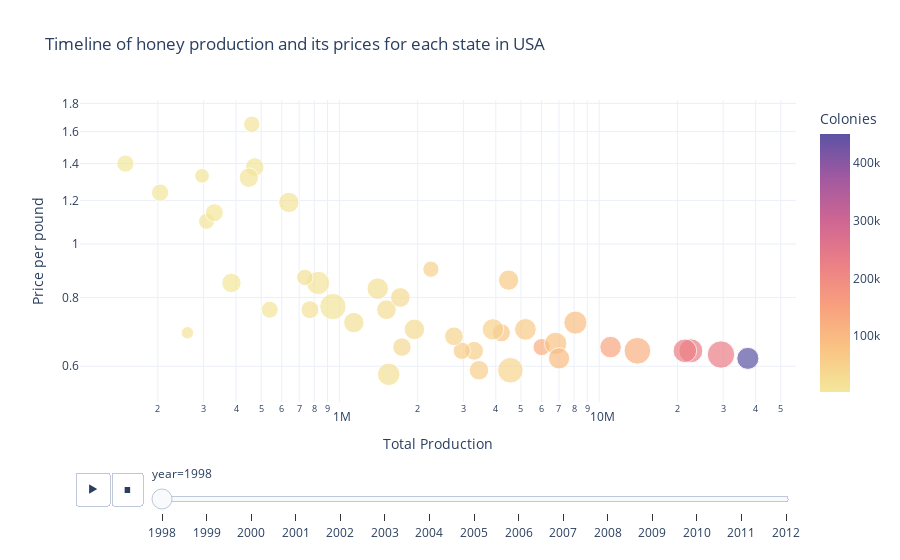

Notebook code for this chart:
### Code cell
configure_plotly_browser_state()

fig = px.scatter(
    honey_production,
    x = 'totalprod',
    y = 'priceperlb',
    animation_frame = 'year',
    animation_group = 'state',
    size = 'yieldpercol',
    color = 'numcol',
    title = 'Timeline of honey production and its prices for each state in USA',
    log_x = True,
    log_y = True,
    labels = dict(
      totalprod = 'Total Production',
      priceperlb = 'Price per pound',
      numcol = 'Colonies',
    ),
    color_continuous_scale = 'Sunset',
    hover_name = 'state',
  )

fig.update_layout(template='plotly_white')

iplot(fig, config={'scrollzoom': True})

### Figure 1 — Plotly figure (JSON) as saved in the notebook; plotly's stock layout.template omitted (floating-point values rounded to 4 significant figures)
{"data": [{"hovertemplate": "<b>%{hovertext}</b><br><br>year=1998<br>Total Production=%{x}<br>Price per pound=%{y}<br>yieldpercol=%{marker.size}<br>Colonies=%{marker.color}", "showlegend": false, "legendgroup": "", "name": "", "yaxis": "y", "hovertext": ["AL", "AZ", "AR", "CA", "CO", "FL", "GA", "HI", "ID", "IL", "IN", "IA", "KS", "KY", "LA", "ME", "MD", "MI", "MN", "MS", "MO", "MT", "NE", "NV", "NJ", "NM", "NY", "NC", "ND", "OH", "OK", "OR", "PA", "SD", "TN", "TX", "UT", "VT", "VA", "WA", "WV", "WI", "WY"], "ids": ["AL", "AZ", "AR", "CA", "CO", "FL", "GA", "HI", "ID", "IL", "IN", "IA", "KS", "KY", "LA", "ME", "MD", "MI", "MN", "MS", "MO", "MT", "NE", "NV", "NJ", "NM", "NY", "NC", "ND", "OH", "OK", "OR", "PA", "SD", "TN", "TX", "UT", "VT", "VA", "WA", "WV", "WI", "WY"], "y": [0.72, 0.64, 0.59, 0.62, 0.7, 0.64, 0.69, 0.77, 0.65, 1.19, 0.85, 0.7, 0.87, 1.4, 0.59, 0.69, 1.1, 0.66, 0.65, 0.58, 0.76, 0.64, 0.86, 1.65, 0.76, 0.76, 0.7, 1.38, 0.63, 0.83, 1.24, 0.9, 0.8, 0.64, 1.32, 0.62, 0.65, 0.85, 1.33, 0.64, 1.14, 0.72, 0.68], "hoverlabel": {"namelength": 0}, "mode": "markers", "xaxis": "x", "marker": {"sizeref": 0.34, "color": [16000, 55000, 53000, 450000, 27000, 230000, 75000, 8000, 120000, 9000, 9000, 50000, 16000, 3000, 41000, 10000, 7000, 80000, 140000, 18000, 23000, 115000, 64000, 10000, 11000, 14000, 65000, 8000, 230000, 18000, 4000, 50000, 26000, 225000, 7000, 91000, 30000, 6000, 8000, 58000, 6000, 89000, 46000], "symbol": "circle", "sizemode": "area", "coloraxis": "coloraxis", "size": [71, 60, 65, 83, 72, 98, 56, 118, 50, 71, 92, 78, 46, 50, 111, 26, 44, 85, 79, 86, 66, 122, 70, 46, 49, 55, 80, 59, 128, 78, 51, 45, 66, 95, 64, 77, 58, 64, 37, 51, 55, 91, 60]}, "x": [1136000, 3300000, 3445000, 37350000, 1944000, 22540000, 4200000, 944000, 6000000, 639000, 828000, 3900000, 736000, 150000, 4551000, 260000, 308000, 6800000, 11060000, 1548000, 1518000, 14030000, 4480000, 460000, 539000, 770000, 5200000, 472000, 29440000, 1404000, 204000, 2250000, 1716000, 21375000, 448000, 7007000, 1740000, 384000, 296000, 2958000, 330000, 8099000, 2760000], "type": "scatter"}], "layout": {"xaxis": {"domain": [0, 1], "type": "log", "anchor": "y", "title": {"text": "Total Production"}}, "title": {"text": "Timeline of honey production and its prices for each state in USA"}, "yaxis": {"domain": [0, 1], "type": "log", "anchor": "x", "title": {"text": "Price per pound"}}, "updatemenus": [{"yanchor": "top", "direction": "left", "showactive": false, "xanchor": "right", "buttons": [{"args": [null, {"frame": {"duration": 500, "redraw": false}, "transition": {"duration": 500, "easing": "linear"}, "fromcurrent": true, "mode": "immediate"}], "method": "animate", "label": "&#9654;"}, {"args": [[null], {"frame": {"duration": 0, "redraw": false}, "transition": {"duration": 0, "easing": "linear"}, "fromcurrent": true, "mode": "immediate"}], "method": "animate", "label": "&#9724;"}], "pad": {"r": 10, "t": 70}, "y": 0, "x": 0.1, "type": "buttons"}], "sliders": [{"yanchor": "top", "currentvalue": {"prefix": "year="}, "xanchor": "left", "len": 0.9, "y": 0, "steps": [{"args": [["1998"], {"frame": {"duration": 0, "redraw": false}, "transition": {"duration": 0, "easing": "linear"}, "fromcurrent": true, "mode": "immediate"}], "method": "animate", "label": "1998"}, {"args": [["1999"], {"frame": {"duration": 0, "redraw": false}, "transition": {"duration": 0, "easing": "linear"}, "fromcurrent": true, "mode": "immediate"}], "method": "animate", "label": "1999"}, {"args": [["2000"], {"frame": {"duration": 0, "redraw": false}, "transition": {"duration": 0, "easing": "linear"}, "fromcurrent": true, "mode": "immediate"}], "method": "animate", "label": "2000"}, {"args": [["2001"], {"frame": {"duration": 0, "redraw": false}, "transition": {"duration": 0, "easing": "linear"}, "fromcurrent": true, "mode": "immediate"}], "method": "animate", "label": "2001"}, {"args": [["2002"], {"frame": {"duration": 0, "redraw": false}, "transition": {"duration": 0, "easing": "linear"}, "fromcurrent": true, "mode": "immediate"}], "method": "animate", "label": "2002"}, {"args": [["2003"], {"frame": {"duration": 0, "redraw": false}, "transition": {"duration": 0, "easing": "linear"}, "fromcurrent": true, "mode": "immediate"}], "method": "animate", "label": "2003"}, {"args": [["2004"], {"frame": {"duration": 0, "redraw": false}, "transition": {"duration": 0, "easing": "linear"}, "fromcurrent": true, "mode": "immediate"}], "method": "animate", "label": "2004"}, {"args": [["2005"], {"frame": {"duration": 0, "redraw": false}, "transition": {"duration": 0, "easing": "linear"}, "fromcurrent": true, "mode": "immediate"}], "method": "animate", "label": "2005"}, {"args": [["2006"], {"frame": {"duration": 0, "redraw": false}, "transition": {"duration": 0, "easing": "linear"}, "fromcurrent": true, "mode": "immediate"}], "method": "animate", "label": "2006"}, {"args": [["2007"], {"frame": {"duration": 0, "redraw": false}, "transition": {"duration": 0, "easing": "linear"}, "fromcurrent": true, "mode": "immediate"}], "method": "animate", "label": "2007"}, {"args": [["2008"], {"frame": {"duration": 0, "redraw": false}, "transition": {"duration": 0, "easing": "linear"}, "fromcurrent": true, "mode": "immediate"}], "method": "animate", "label": "2008"}, {"args": [["2009"], {"frame": {"duration": 0, "redraw": false}, "transition": {"duration": 0, "easing": "linear"}, "fromcurrent": true, "mode": "immediate"}], "method": "animate", "label": "2009"}, {"args": [["2010"], {"frame": {"duration": 0, "redraw": false}, "transition": {"duration": 0, "easing": "linear"}, "fromcurrent": true, "mode": "immediate"}], "method": "animate", "label": "2010"}, {"args": [["2011"], {"frame": {"duration": 0, "redraw": false}, "transition": {"duration": 0, "easing": "linear"}, "fromcurrent": true, "mode": "immediate"}], "method": "animate", "label": "2011"}, {"args": [["2012"], {"frame": {"duration": 0, "redraw": false}, "transition": {"duration": 0, "easing": "linear"}, "fromcurrent": true, "mode": "immediate"}], "method": "animate", "label": "2012"}], "x": 0.1, "active": 0, "pad": {"b": 10, "t": 60}}], "legend": {"itemsizing": "constant", "tracegroupgap": 0}, "coloraxis": {"colorbar": {"title": {"text": "Colonies"}}, "colorscale": [[0, "rgb(243, 231, 155)"], [0.1667, "rgb(250, 196, 132)"], [0.3333, "rgb(248, 160, 126)"], [0.5, "rgb(235, 127, 134)"], [0.6667, "rgb(206, 102, 147)"], [0.8333, "rgb(160, 89, 160)"], [1, "rgb(92, 83, 165)"]]}}}
